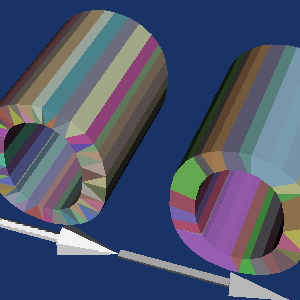

Reproduce this figure in Python.
#!/usr/bin/env python

# Demonstrate vtkLinearExtrusionFilter with cell data preservation by
# extruding vector text with random cell colors, and also testing
# vtkArrowSource with different resolutions.

# Factory overrides
import vtkmodules.vtkInteractionStyle  # noqa: F401
import vtkmodules.vtkRenderingFreeType  # noqa: F401
import vtkmodules.vtkRenderingOpenGL2  # noqa: F401

from vtkmodules.vtkCommonCore import vtkMath, vtkUnsignedCharArray
from vtkmodules.vtkCommonTransforms import vtkTransform
from vtkmodules.vtkFiltersCore import vtkAppendPolyData, vtkStripper
from vtkmodules.vtkFiltersGeneral import vtkTransformFilter
from vtkmodules.vtkFiltersModeling import vtkLinearExtrusionFilter
from vtkmodules.vtkFiltersSources import vtkArrowSource
from vtkmodules.vtkRenderingCore import (
    vtkActor,
    vtkPolyDataMapper,
    vtkRenderWindow,
    vtkRenderWindowInteractor,
    vtkRenderer,
)
from vtkmodules.vtkRenderingFreeType import vtkVectorText

# Create vector text "o"
disk = vtkVectorText()
disk.SetText("o")

# Transform to offset
transform = vtkTransform()
transform.Translate(1.1, 0, 0)

transform_filter = vtkTransformFilter()
transform_filter.SetTransform(transform)
transform_filter.SetInputConnection(disk.GetOutputPort())

# Strip the transformed text
strips = vtkStripper()
strips.SetInputConnection(transform_filter.GetOutputPort())
strips.Update()

# Append original and stripped text
append_filter = vtkAppendPolyData()
append_filter.AddInputData(disk.GetOutput())
append_filter.AddInputData(strips.GetOutput())
append_filter.Update()
model = append_filter.GetOutput()

# Extrude the combined model
extrude = vtkLinearExtrusionFilter()
extrude.SetInputData(model)

# Create random cell scalars
vtk_math = vtkMath()
vtk_math.RandomSeed(1230)

cell_colors = vtkUnsignedCharArray()
cell_colors.SetNumberOfComponents(3)
cell_colors.SetNumberOfTuples(model.GetNumberOfCells())
for i in range(model.GetNumberOfCells()):
    cell_colors.InsertComponent(i, 0, vtk_math.Random(100, 255))
    cell_colors.InsertComponent(i, 1, vtk_math.Random(100, 255))
    cell_colors.InsertComponent(i, 2, vtk_math.Random(100, 255))

model.GetCellData().SetScalars(cell_colors)

# Arrow sources
arrow_1 = vtkArrowSource()

arrow_2 = vtkArrowSource()
arrow_2.SetShaftResolution(2)
arrow_2.SetTipResolution(1)

# Mapper and actor pairs
mapper = vtkPolyDataMapper()
mapper.SetInputConnection(extrude.GetOutputPort())
actor = vtkActor()
actor.SetMapper(mapper)

mapper_1 = vtkPolyDataMapper()
mapper_1.SetInputConnection(arrow_1.GetOutputPort())
actor_1 = vtkActor()
actor_1.SetMapper(mapper_1)
actor_1.SetPosition(0, -0.2, 1)

mapper_2 = vtkPolyDataMapper()
mapper_2.SetInputConnection(arrow_2.GetOutputPort())
actor_2 = vtkActor()
actor_2.SetMapper(mapper_2)
actor_2.SetPosition(1, -0.2, 1)

# Renderer
renderer = vtkRenderer()
renderer.AddActor(actor)
renderer.AddActor(actor_1)
renderer.AddActor(actor_2)
renderer.SetBackground(0.1, 0.2, 0.4)

# Window
render_window = vtkRenderWindow()
render_window.AddRenderer(renderer)
render_window.SetSize(300, 300)
render_window.SetWindowName("extrude copy cd")

# Scene
camera = renderer.GetActiveCamera()
camera.Azimuth(20)
camera.Elevation(40)
renderer.ResetCamera()
camera.Zoom(1.5)

# Interactor
interactor = vtkRenderWindowInteractor()
interactor.SetRenderWindow(render_window)

interactor.Initialize()
interactor.Start()
